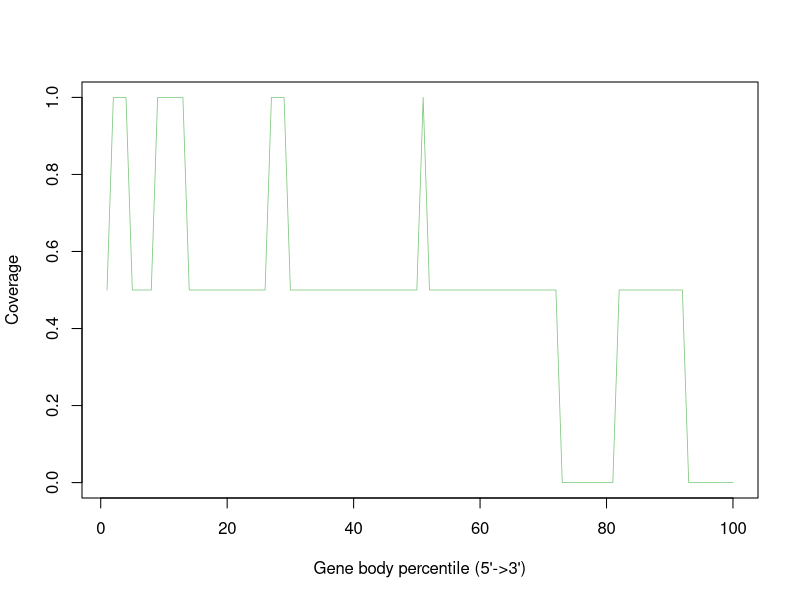

Write the R code that produced this figure.
Mmus_BAL_TAL_RRTN_BSL_Rep3_B9_Aligned.sortedByCoord_sorted.out <- c(0.5,1.0,1.0,1.0,0.5,0.5,0.5,0.5,1.0,1.0,1.0,1.0,1.0,0.5,0.5,0.5,0.5,0.5,0.5,0.5,0.5,0.5,0.5,0.5,0.5,0.5,1.0,1.0,1.0,0.5,0.5,0.5,0.5,0.5,0.5,0.5,0.5,0.5,0.5,0.5,0.5,0.5,0.5,0.5,0.5,0.5,0.5,0.5,0.5,0.5,1.0,0.5,0.5,0.5,0.5,0.5,0.5,0.5,0.5,0.5,0.5,0.5,0.5,0.5,0.5,0.5,0.5,0.5,0.5,0.5,0.5,0.5,0.0,0.0,0.0,0.0,0.0,0.0,0.0,0.0,0.0,0.5,0.5,0.5,0.5,0.5,0.5,0.5,0.5,0.5,0.5,0.5,0.0,0.0,0.0,0.0,0.0,0.0,0.0,0.0)


pdf("Mmus_BAL-TAL_RRTN_BSL_Rep3_B9.geneBodyCoverage.curves.pdf")
x=1:100
icolor = colorRampPalette(c("#7fc97f","#beaed4","#fdc086","#ffff99","#386cb0","#f0027f"))(1)
plot(x,Mmus_BAL_TAL_RRTN_BSL_Rep3_B9_Aligned.sortedByCoord_sorted.out,type='l',xlab="Gene body percentile (5'->3')", ylab="Coverage",lwd=0.8,col=icolor[1])
dev.off()
